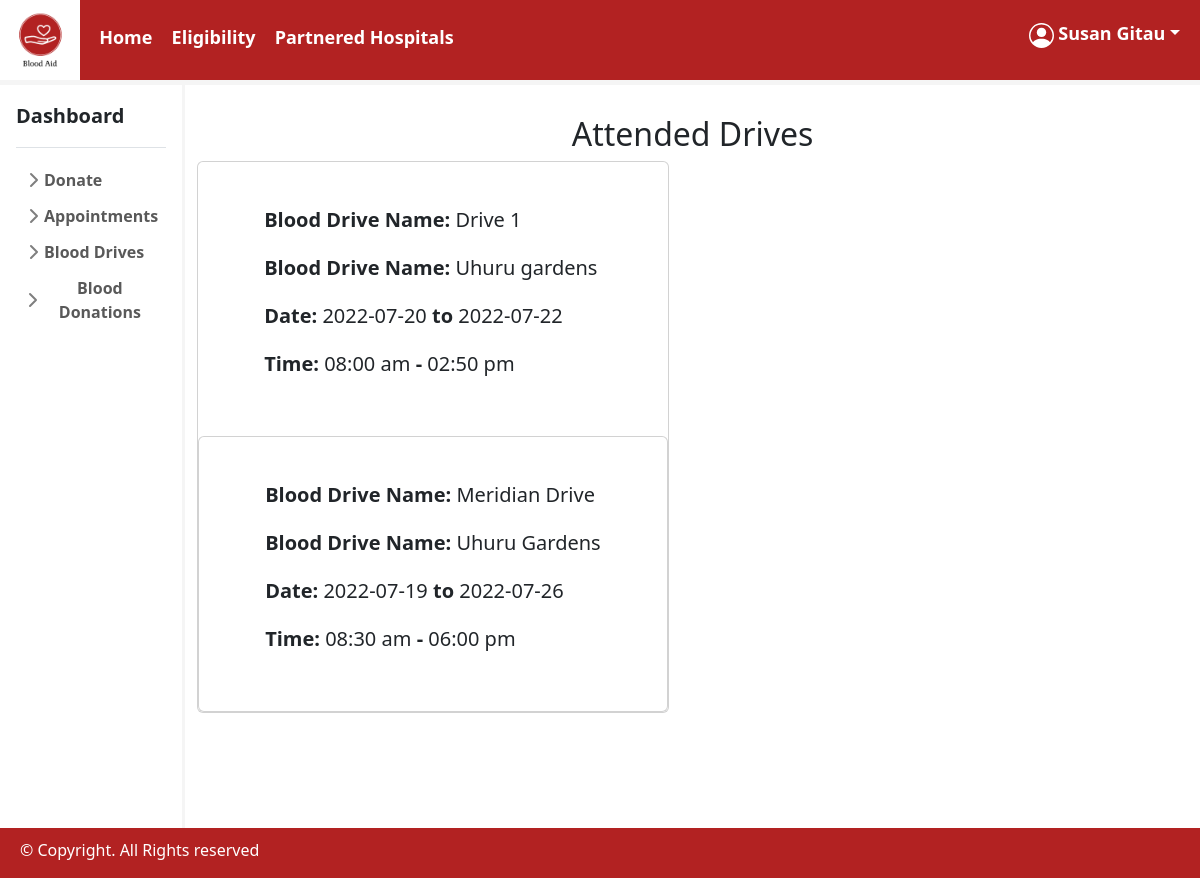
The page /blood_drive/pastDriveDonorView.php (signed in) on the database its author committed.
### tables this page shows
CREATE TABLE `drive_booking` (
  `drive_booking_id` int(11) NOT NULL,
  `donor_id` int(11) DEFAULT NULL,
  `blood_drive_id` int(11) DEFAULT NULL,
  `status` varchar(10) NOT NULL DEFAULT 'pending'
);

CREATE TABLE `blood_drive` (
  `blood_drive_id` int(11) NOT NULL,
  `blood_drive_name` varchar(150) NOT NULL,
  `blood_drive_location` varchar(100) NOT NULL,
  `date_from` datetime NOT NULL,
  `date_to` datetime NOT NULL,
  `hospital_id` int(11) NOT NULL
);

### blood_drive/pastDriveDonorView.php (the view, shortened to what this page needs)
<?php
include('../connection/connect.php');
$id = $_SESSION['id'];
$sqldrive = "SELECT blood_drive.blood_drive_id, blood_drive.blood_drive_name, blood_drive.blood_drive_location,
blood_drive.date_from, blood_drive.date_to, drive_booking.* FROM drive_booking LEFT JOIN
blood_drive ON blood_drive.blood_drive_id = drive_booking.blood_drive_id WHERE donor_id = '$id' AND `status`='seen' ";
$resultdrive = $connection->query($sqldrive);
?>
<!DOCTYPE html>
<html>
    <head>
        <link href="https://cdn.jsdelivr.net/npm/bootstrap@5.2.0-beta1/dist/css/bootstrap.min.css" rel="stylesheet">
        <link href = "https://code.jquery.com/ui/1.10.4/themes/blitzer/jquery-ui.css" rel = "stylesheet">
        <link href = "../css/styles.css" rel = "stylesheet">
    </head>
    <body>
        <header>
        <nav>
            <img id="logo" src="../images/Logo.png" width="80"height="80">
            <a href="homepage.php" style="margin-left:15px;">Home</a>
            <a href="../donation_requirements.php" style="margin-left:15px;">Eligibility</a>
            <a href="../RegisteredHospitals.php" style="margin-left:15px;">Partnered Hospitals</a>
                <a href = ''style = "float: right;margin-right: 20px; padding-top:20px;" class = 'dropdown-toggle password' id = 'user' data-bs-toggle="dropdown">&nbsp;<?php echo $_SESSION['name'];?></a>
            </nav>
        </header>
        <main class="donor_land">
        <div class="flex-shrink-1 p-3 bg-white" id="dash">
    <a href="../donor_page.php" class="d-flex align-items-center pb-3 mb-3 link-dark text-decoration-none border-bottom">
      <span class="fs-5 fw-semibold">Dashboard</span>
    </a>
    <ul class="list-unstyled ps-0">
        <li class="mb-1">
        <button class="btn btn-toggle d-inline-flex align-items-center rounded border-0 collapsed" data-bs-toggle="collapse" data-bs-target="#donate-collapse" aria-expanded="false">
          Donate
        </button>
      </li>
      <li class="mb-1">
        <button class="btn btn-toggle d-inline-flex align-items-center rounded border-0 collapsed" data-bs-toggle="collapse" data-bs-target="#appointment-collapse" aria-expanded="false">
          Appointments
        </button>
      </li>
      <li class="mb-1">
        <button class="btn btn-toggle d-inline-flex align-items-center rounded border-0 collapsed" data-bs-toggle="collapse" data-bs-target="#drive-collapse" aria-expanded="false">
          Blood Drives
        </button>
      </li>
      <li class="mb-1">
        <button class="btn btn-toggle d-inline-flex align-items-center rounded border-0 collapsed" data-bs-toggle="collapse" data-bs-target="#donations-collapse" aria-expanded="false">
          Blood Donations
        </button>
      </li>
    </ul>
  </div>
        <div class="container" style = 'margin-bottom:115px'>
        <h2 style="text-align:center; margin-top:30px;">Attended Drives</h2>
        <div class="cards-data">
        <?php
if (mysqli_num_rows($resultdrive) > 0)
{
    while($row = mysqli_fetch_assoc($resultdrive))
    {
        $drive_booking_id = $row['drive_booking_id'];
        ?>
        <div class="row">
        <div class="col-md-auto col-sm-6">
                    <div class="card">
                    <form action="../connection/deleteDriveBooking.php?drive_booking_id=<?php echo $drive_booking_id;?>" method="post" style='margin-top:10px;'>
                        <div class="card-body">
                                <div>
                                <h5 class="header-title mt-0 mb-4"><strong>Blood Drive Name:</strong> <?php echo $row['blood_drive_name']; ?></h5>
                                <h5 class="header-title mt-0 mb-4"><strong>Blood Drive Name: </strong><?php echo $row['blood_drive_location']; ?></h5>
                                <h5 class="header-title mt-0 mb-4"><strong>Date: </strong><?php echo date('Y-m-d',strtotime($row['date_from'])); ?> <strong>to</strong> <?php echo date('Y-m-d',strtotime($row['date_to'])); ?></h5>
                                <h5 class="header-title mt-0 mb-4"><strong>Time: </strong><?php echo date('h:i a',strtotime($row['date_from'])); ?> <strong>-</strong> <?php echo date('h:i a',strtotime($row['date_to'])); ?></h5>
                                </div>
                        </div>
                        </form>
                          <?php
                        }
                    }else{
                        echo "<div class = 'col'></div><div style = 'text-align:center; margin-top: 20px;margin-bottom:337px;'class = 'col-md-auto'><h5>You have not attended any blood drives</h5></div><div class = 'col'></div>";
                    }
        ?>
        </div>
        </div>
</div>
                </div>
                </div>
</main>
<footer>
            <p>&#169; Copyright. All Rights reserved</p>
        </footer>
</body>
<html>

### css/styles.css (style rules this page uses)
form { padding:20px 50px; font-weight: 500; }
nav a { color:white; text-decoration: none; font-weight: bold; font-size: large; }
nav { top:0; width:100%; border-bottom: solid whitesmoke 5px; color:white; background-color: #b22222; }
footer { color:white; background-color: #b22222; height:50px; padding-left:20px; padding-top:10px; }
#logo { padding: 0; }
.cards-data { display: flex; }
.donor_land { display:flex; }
.btn-toggle { padding: .25rem .5rem; font-weight: 600; color: rgba(0, 0, 0, .65); background-color: transparent; }
.btn-toggle::before { width: 1.25em; line-height: 0; transition: transform .35s ease; transform-origin: .5em 50%; }
#dash { border-right:solid whitesmoke; }

### rows shown on the page
drive_booking: blood_drive.blood_drive_name "Drive 1", blood_drive.blood_drive_location "Uhuru gardens", blood_drive.date_from "2022-07-20", blood_drive.date_to "2022-07-22", blood_drive.date_from "08:00 am", blood_drive.date_to "02:50 pm"
drive_booking: blood_drive.blood_drive_name "Meridian Drive", blood_drive.blood_drive_location "Uhuru Gardens", blood_drive.date_from "2022-07-19", blood_drive.date_to "2022-07-26", blood_drive.date_from "08:30 am", blood_drive.date_to "06:00 pm"

### other values the page prints
$_SESSION['name'] "Susan Gitau"
